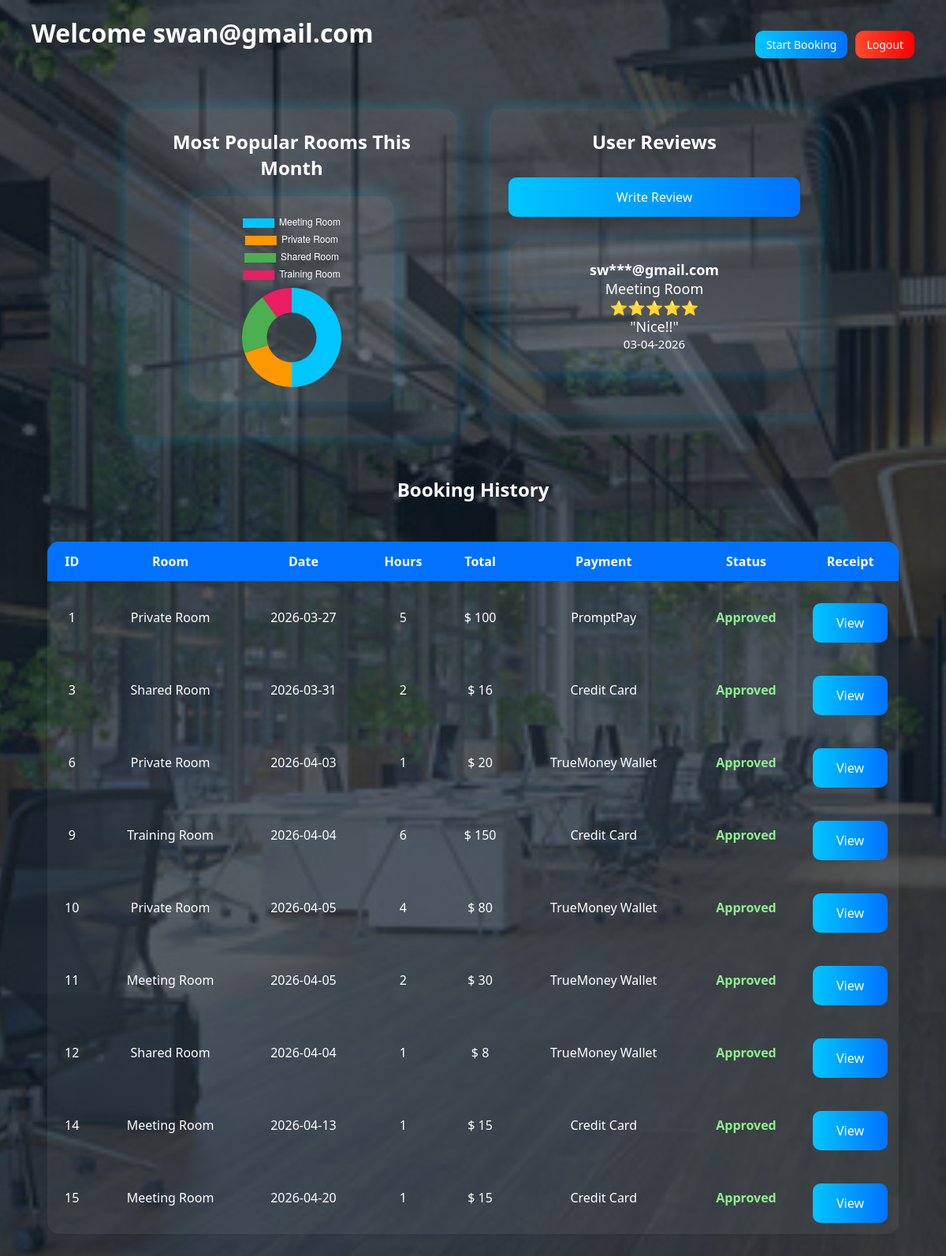
Page /home (signed in) on the committed database.
### tables this page shows
CREATE TABLE bookings(
email TEXT,
room TEXT,
date TEXT,
hours INTEGER,
total INTEGER,
method TEXT,
start_time INTEGER,
end_time INTEGER,
status TEXT DEFAULT 'Pending'
);

### app.py (the view)
@app.route("/home")
def home():
    if "email" not in session:
        return redirect("/")
    conn=db()
    cur=conn.cursor()
    cur.execute("""
    SELECT rowid,room,date,hours,total,method,status
    FROM bookings
    WHERE email=?
    """,(session["email"],))
    history=cur.fetchall()
    return render_template(
    "home.html",
    history=history,
    email=session["email"]
    )

### app.py (called while the page is built)
def db():
    return sqlite3.connect("database.db")

### templates/home.html (shortened to what this page needs)
<link rel="stylesheet" href="/static/style.css">
<div class="top-bar">
    <h1>Welcome {{email}}</h1>
    <div class="top-buttons">
        <a href="/booking">
            <button class="small-btn">Start Booking</button>
        </a>
        <a href="/logout">
            <button class="small-btn logout-btn">Logout</button>
        </a>
    </div>
</div>
<div class="dashboard-row">
<div class="left-panel panel-box">
<h2 style="text-align:center;">
Most Popular Rooms This Month
</h2>
<div class="chart-box small-chart">
<canvas id="popularRoomsChart"></canvas>
</div>
</div>
<div class="right-panel panel-box">
<div class="review-header">
<h2>
User Reviews
</h2>
<button class="small-review-btn"
onclick="showReviewForm()">
Write Review
</button>
</div>
<div class="review-slider">
<div id="reviewBox">
</div>
</div>
</div>
</div>
<script>
fetch("/popular_rooms_data")
.then(res => res.json())
.then(data => {
const ctx = document.getElementById('popularRoomsChart');
new Chart(ctx, {
type: 'doughnut',
data: {
labels: data.labels,
datasets: [{
data: data.values,
backgroundColor: [
'#00c6ff',
'#ff9800',
'#4caf50',
'#e91e63'
],
borderWidth: 0
}]
},
options: {
responsive: true,
plugins: {
legend: {
labels: {
color: 'white'
}
}
}
}
});
});
</script>
<h2 style="margin-top:50px;">
Booking History
</h2>
<table>
<tr>
<th>ID</th>
<th>Room</th>
<th>Date</th>
<th>Hours</th>
<th>Total</th>
<th>Payment</th>
<th>Status</th>
<th>Receipt</th>
</tr>
{% for h in history %}
<tr>
<td>{{h[0]}}</td>
<td>{{h[1]}}</td>
<td>{{h[2]}}</td>
<td>{{h[3]}}</td>
<td>$ {{h[4]}}</td>
<td>{{h[5]}}</td>
<td class="{{h[6]|lower}}">
{{h[6]}}
</td>
<td>
{% if h[6] == "Approved" %}
<a href="/receipt/{{h[0]}}">
<button>View</button>
</a>
{% else %}
Pending
{% endif %}
</td>
</tr>
{% endfor %}
</table>

### static/style.css (style rules this page uses)
* { margin: 0; padding: 0; box-sizing: border-box; font-family: Segoe UI, sans-serif; }
h1, h2, h3 { margin-bottom: 15px; text-align: center; }
a { color: #00c6ff; text-decoration: none; }
button { width: 100%; padding: 14px; margin-top: 14px; border: none; border-radius: 10px; background: linear-gradient(90deg,#00c6ff,#0072ff); color: white; font-size: 16px; cursor: pointer; transition: .3s; }
table { width: 90%; margin: 50px auto; border-collapse: collapse; background: rgba(255,255,255,0.06); border-radius: 15px; overflow: hidden; }
th { background: #0072ff; padding: 14px; }
td { padding: 14px; text-align: center; }
.approved { color: lightgreen; font-weight: bold; }
.chart-box { width: 260px; margin: 20px auto; background: rgba(255,255,255,0.08); padding: 18px; border-radius: 18px; box-shadow: 0 0 25px rgba(0,200,255,.25); }
.review-slider { width: 100%; margin: 30px auto; background: rgba(255,255,255,0.08); padding: 25px; border-radius: 18px; text-align: center; font-size: 18px; box-shadow: 0 0 20px rgba(0,200,255,.3); min-height: 90px; }
.top-bar { display: flex; justify-content: space-between; align-items: center; padding: 20px 40px; }
.top-buttons { display: flex; gap: 10px; }
.small-btn { width: auto; padding: 8px 14px; font-size: 14px; }
.logout-btn { background: linear-gradient(90deg, #ff4b2b, #ff0000); }
.dashboard-row { display: flex; justify-content: center; align-items: flex-start; gap: 40px; margin-top: 40px; flex-wrap: wrap; }
.left-panel, .right-panel { width: 420px; }
.panel-box { background: rgba(255,255,255,0.08); padding: 25px; border-radius: 18px; box-shadow: 0 0 20px rgba(0,200,255,.3); transition: 0.3s; }

### rows in the picture
bookings: rowid "1", room "Private Room", date "2026-03-27", hours "5", total "100", method "PromptPay", status "Approved"
bookings: rowid "3", room "Shared Room", date "2026-03-31", hours "2", total "16", method "Credit Card", status "Approved"
bookings: rowid "6", room "Private Room", date "2026-04-03", hours "1", total "20", method "TrueMoney Wallet", status "Approved"
bookings: rowid "9", room "Training Room", date "2026-04-04", hours "6", total "150", method "Credit Card", status "Approved"
bookings: rowid "10", room "Private Room", date "2026-04-05", hours "4", total "80", method "TrueMoney Wallet", status "Approved"
bookings: rowid "11", room "Meeting Room", date "2026-04-05", hours "2", total "30", method "TrueMoney Wallet", status "Approved"
bookings: rowid "12", room "Shared Room", date "2026-04-04", hours "1", total "8", method "TrueMoney Wallet", status "Approved"
bookings: rowid "14", room "Meeting Room", date "2026-04-13", hours "1", total "15", method "Credit Card", status "Approved"
bookings: rowid "15", room "Meeting Room", date "2026-04-20", hours "1", total "15", method "Credit Card", status "Approved"

### other values in the picture
{{ email }} "swan@gmail.com"
